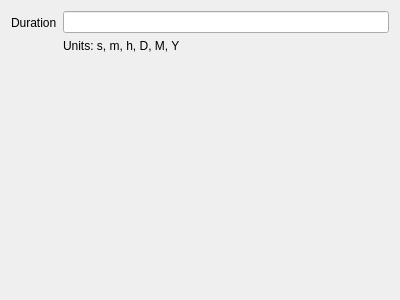
<?xml version="1.0" encoding="utf-8"?>
<!--
######################################################################################################################
# Copyright (C) 2017-2022 Spine project consortium
# This file is part of Spine Toolbox.
# Spine Toolbox is free software: you can redistribute it and\/or modify it under the terms of the GNU Lesser General
# Public License as published by the Free Software Foundation, either version 3 of the License, or (at your option)
# any later version. This program is distributed in the hope that it will be useful, but WITHOUT ANY WARRANTY;
# without even the implied warranty of MERCHANTABILITY or FITNESS FOR A PARTICULAR PURPOSE. See the GNU Lesser General
# Public License for more details. You should have received a copy of the GNU Lesser General Public License along with
# this program. If not, see <http:\/\/www.gnu.org\/licenses\/>.
######################################################################################################################
-->
<ui version="4.0">
 <class>DurationEditor</class>
 <widget class="QWidget" name="DurationEditor">
  <property name="geometry">
   <rect>
    <x>0</x>
    <y>0</y>
    <width>400</width>
    <height>300</height>
   </rect>
  </property>
  <property name="windowTitle">
   <string>Form</string>
  </property>
  <layout class="QVBoxLayout" name="verticalLayout_2">
   <item>
    <layout class="QFormLayout" name="layout">
     <item row="0" column="0">
      <widget class="QLabel" name="duration_edit_label">
       <property name="text">
        <string>Duration</string>
       </property>
      </widget>
     </item>
     <item row="0" column="1">
      <layout class="QVBoxLayout" name="edit_layout">
       <item>
        <widget class="QLineEdit" name="duration_edit"/>
       </item>
       <item>
        <widget class="QLabel" name="units_hint">
         <property name="text">
          <string>Units: s, m, h, D, M, Y</string>
         </property>
        </widget>
       </item>
      </layout>
     </item>
    </layout>
   </item>
  </layout>
 </widget>
 <resources/>
 <connections/>
</ui>
